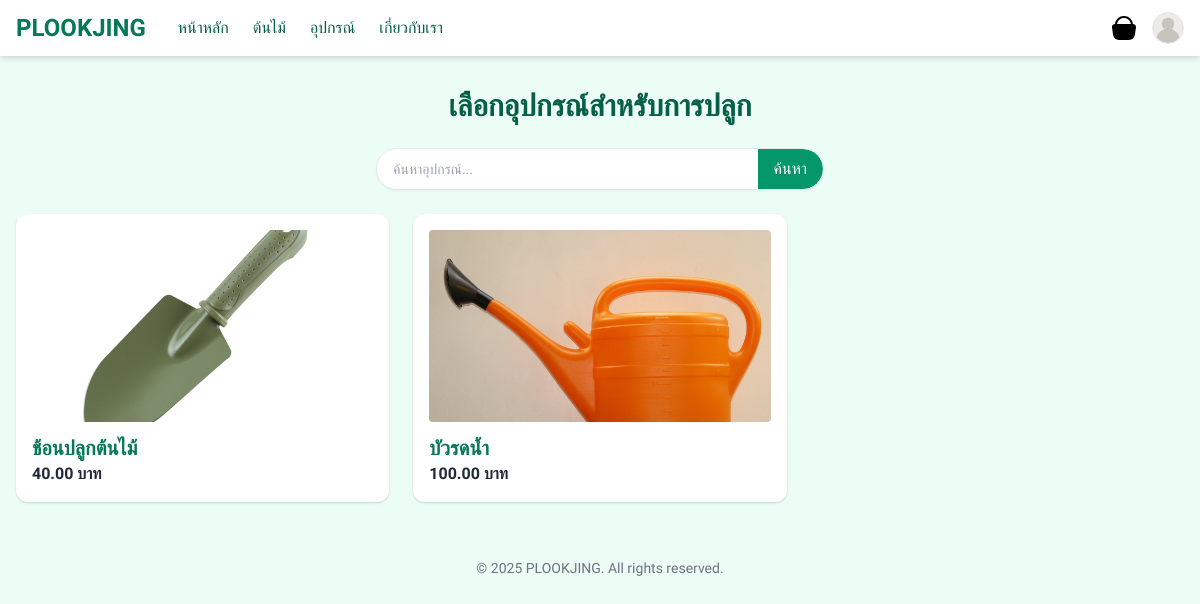
Page /equipment-list/ on the committed database.
### myapp/models.py (models this page shows, shortened)
class Equipment(models.Model):
    name = models.CharField(max_length=100)
    description = models.TextField(blank=True)
    price = models.DecimalField(max_digits=10, decimal_places=2)
    image = models.ImageField(upload_to='equipment/', blank=True, null=True)

### myapp/views.py (the view)
# urls.py: path('equipment-list/', views.equipment_list, name='equipment_list'),
def equipment_list(request):
    query = request.GET.get('q')
    equipments = Equipment.objects.filter(name__icontains=query) if query else Equipment.objects.all()
    return render(request, 'myapp/equipment_list.html', {'equipments': equipments})

### myapp/templates/myapp/equipment_list.html
{% extends 'base.html' %}
{% block content %}
  <h1 class="text-3xl font-bold text-green-800 mb-6 text-center">เลือกอุปกรณ์สำหรับการปลูก</h1>
  <div class="flex justify-center mb-6">
    <form method="GET" action="" class="w-full max-w-md">
      <div class="flex items-center border rounded-full bg-white shadow-sm overflow-hidden">
        <input type="text" name="q" placeholder="ค้นหาอุปกรณ์..." value="{{ request.GET.q }}"
               class="flex-1 px-4 py-2 focus:outline-none text-sm" />
        <button type="submit" class="bg-green-600 hover:bg-green-700 text-white px-4 py-2 rounded-r-full">
          ค้นหา
        </button>
      </div>
    </form>
  </div>
  <div class="grid grid-cols-1 sm:grid-cols-2 md:grid-cols-3 gap-6">
    {% for equipment in equipments %}
      <a href="{% url 'myapp:equipment_detail' equipment.id %}" class="block bg-white rounded-xl shadow p-4 hover:shadow-lg transition hover:ring-2 hover:ring-green-500">
        {% if equipment.image %}
          <img src="{{ equipment.image.url }}" alt="{{ equipment.name }}" class="w-full h-48 object-cover rounded mb-3">
        {% endif %}
        <h2 class="text-xl font-semibold text-green-700">{{ equipment.name }}</h2>
        <p class="text-orange-600 font-bold">{{ equipment.price|floatformat:2 }} บาท</p>
      </a>
    {% empty %}
      <p class="col-span-full text-center text-gray-500">ยังไม่มีอุปกรณ์ในระบบ</p>
    {% endfor %}
  </div>
{% endblock %}

### myapp/templates/base.html (style rules this page uses)
body { font-family: 'Prompt', sans-serif; }

### rows in the picture
Equipment: image (picture), name "ช้อนปลูกต้นไม้", price "40.00"
Equipment: image (picture), name "บัวรดน้ำ", price "100.00"
